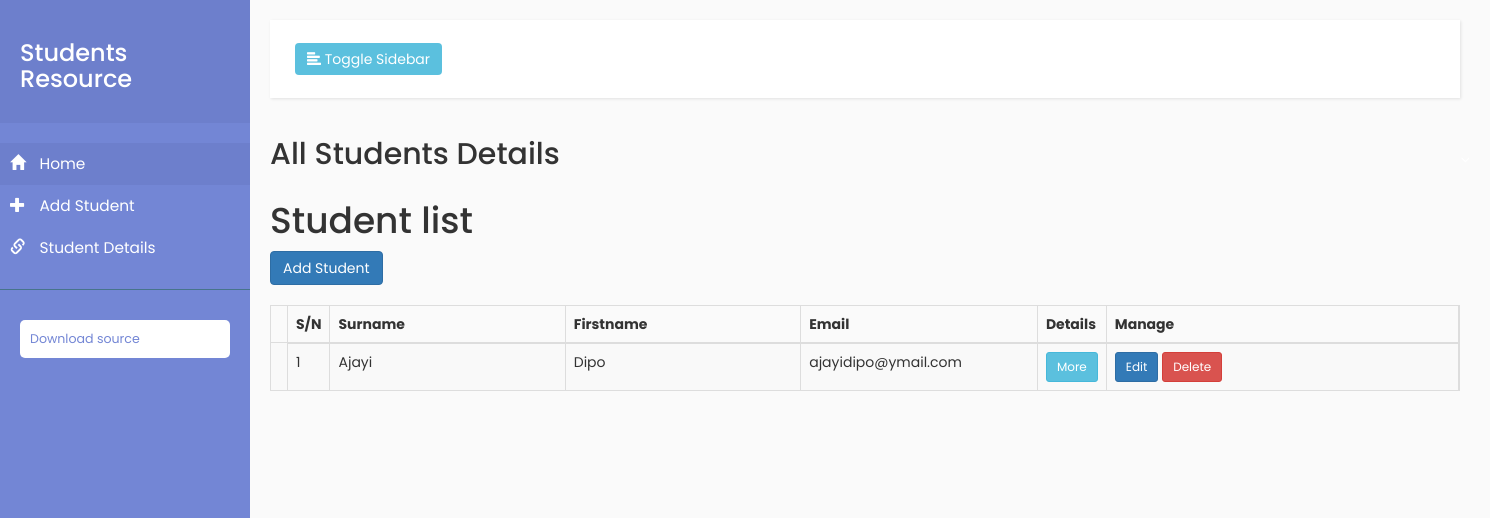
The page /students/all/ on the database as committed earlier.
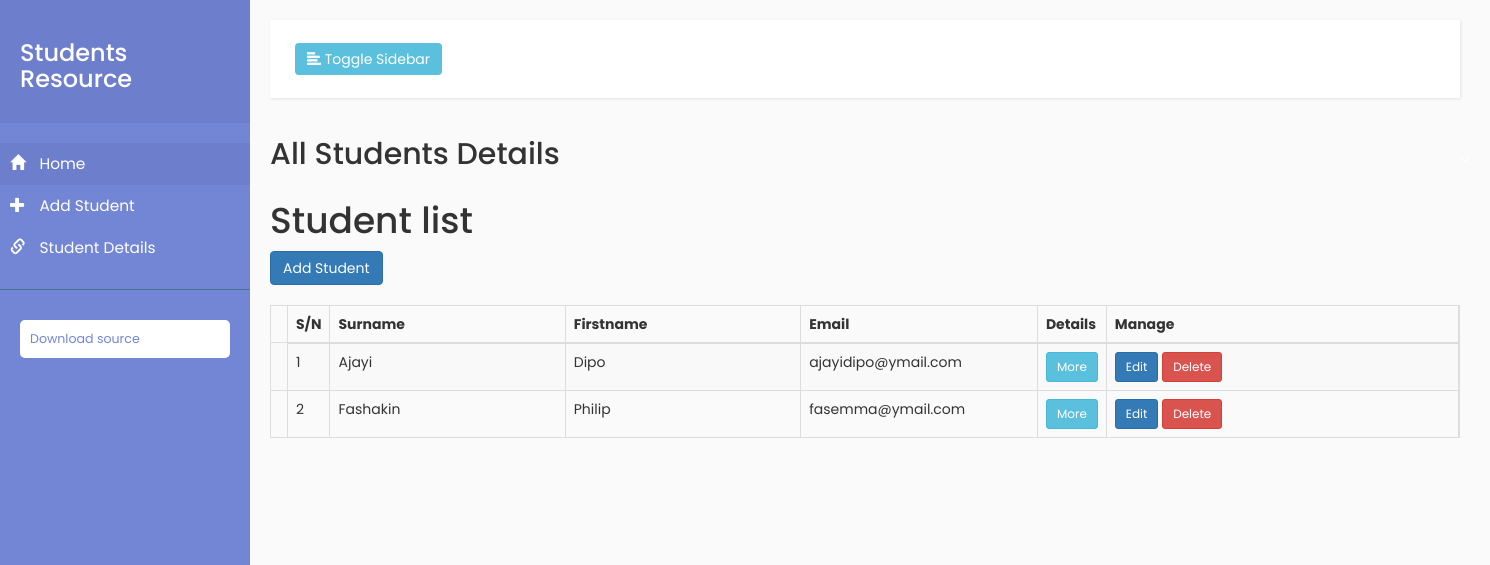
The same page on the database as committed later.
### crud_app/models.py (models this page shows, shortened)
class Student(models.Model):
    Surname = models.CharField(max_length=100)
    Firstname = models.CharField(max_length=100)
    Department = models.CharField(max_length=100)
    Level = models.IntegerField()
    email = models.EmailField(max_length=100, unique=True)
    age = models.IntegerField()
    Phone_number = models.CharField(max_length=15)

### crud_app/views.py (the view)
# urls.py: url(r'all/$', views.ListView.as_view(), name='all_list'),
class ListView(generic.ListView):
    template_name = 'crud_app/list_all.html'
    context_object_name = 'all_students'
    def get_queryset(self):
        return Student.objects.all().order_by('id')

### crud_app/templates/crud_app/list_all.html (shortened to what this page needs)
{% extends 'crud_app/base.html' %}
{% block h2 %} All Students Details {% endblock %}
{% block body %}
    <div class="container-fluid">
      <div class="row">
          <div>
            <h1 class="sub-header">Student list</h1>
            <div>
              <a class="btn btn-primary" href="{% url 'crud_app:student-add' %} ">Add Student</a></div>
            </div>
          <br>
          <div>
            <div class="table-responsive">
              <table class="table table-bordered table-hover table-striped" >
                <thead>
                <tr class="container">
                  <th width="1%">S/N</th>
                  <th width="20%">Surname</th>
                  <th width="20%">Firstname</th>
                  <th width="20%">Email</th>
                  <th width="5%">Details</th>
                  <th width="30%">Manage</th>
                </tr>
                </thead>
                <tbody>
                {% for student in object_list %}
                <tr>
                  <td></td>
                  <td>{{ forloop.counter }}</td>
                  <td>{{ student.Surname }}</td>
                  <td>{{ student.Firstname }}</td>
                  <td>{{ student.email}}</td>
                  <td>
                    <a class="btn btn-info btn-sm" href="{% url 'crud_app:detail' student.pk %} ">More</a>
                  </td>
                  <td>
                     <a class="btn btn-primary btn-sm" href="{% url 'crud_app:student-update' student.pk %} ">Edit</a>
                     <a class="btn btn-danger btn-sm" href="{% url 'crud_app:student-delete' student.pk %} ">Delete </a>
                  </td>
                {% endfor %}
                </tr>
                </tbody>
              </table>
              <br><br><br><br>
            </div>
          </div>
        </div>
      </div>
{% endblock %}

### crud_app/templates/crud_app/base.html (shortened to what this page needs)
<!DOCTYPE html>
<html>
    <head>
        {% load staticfiles %}
        <link rel="stylesheet" href="https://maxcdn.bootstrapcdn.com/bootstrap/3.3.7/css/bootstrap.min.css">
        <link rel="stylesheet" href="{% static 'crud_app/base.css' %}">
    </head>
    <body>
      <div class="wrapper">
            <nav id="sidebar">
                <div class="sidebar-header">
                    <h3>Students Resource</h3>
                </div>
                <ul class="list-unstyled components">
                    <li class="active">
                        <a href="{% url 'crud_app:index' %}" aria-expanded="false">
                            <i class="glyphicon glyphicon-home"></i>
                            Home</a>
                    </li>
                    <li>
                        <a href="{% url 'crud_app:student-add' %}">
                            <i class="glyphicon glyphicon-plus"></i>
                            Add Student
                        </a>
                    </li>
                    <li>
                        <a href="{% url 'crud_app:all_list' %}">
                            <i class="glyphicon glyphicon-link"></i>
                            Student Details
                        </a>
                    </li>
                </ul>
                <ul class="list-unstyled CTAs">
                    <li><a href="" class="download">Download source</a></li>
                </ul>
            </nav>
            <div id="content">
                <nav class="navbar navbar-default">
                    <div {% block div %}class="container"{% endblock %}>
                      <div class="navbar-header">
                            <button type="button" id="sidebarCollapse" class="btn btn-info navbar-btn">
                                <i class="glyphicon glyphicon-align-left"></i>
                                <span>Toggle Sidebar</span>
                            </button>
                        </div>
                    </div>
                </nav>
                <h2>{% block h2 %}Students{% endblock %}</h2>
                {% block body %}
                {% endblock%}
            </div>
        </div>
    </body>
</html>

### crud_app/static/crud_app/base.css (style rules this page uses)
body { font-family: 'Poppins', sans-serif; background: #fafafa; }
a, a:hover, a:focus { color: inherit; text-decoration: none; transition: all 0.3s; }
.navbar { padding: 15px 10px; background: #fff; border: none; border-radius: 0; margin-bottom: 40px; box-shadow: 1px 1px 3px rgba(0, 0, 0, 0.1); }
.navbar-btn { box-shadow: none; outline: none !important; border: none; }
i, span { display: inline-block; }
.wrapper { display: flex; align-items: stretch; }
#sidebar { min-width: 250px; max-width: 250px; background: #7386D5; color: #fff; transition: all 0.3s; }
#sidebar ul li a { text-align: left; }
#sidebar .sidebar-header { padding: 20px; background: #6d7fcc; }
#sidebar ul.components { padding: 20px 0; border-bottom: 1px solid #47748b; }
#sidebar ul li a { padding: 10px; font-size: 1.1em; display: block; }
#sidebar ul li a i { margin-right: 10px; }
#sidebar ul li.active > a, a[aria-expanded="true"] { color: #fff; background: #6d7fcc; }
a[aria-expanded="false"]::before, a[aria-expanded="true"]::before { content: '\e259'; display: block; position: absolute; right: 20px; font-family: 'Glyphicons Halflings'; font-size: 0.6em; }
ul.CTAs { padding: 20px; }
ul.CTAs a { text-align: center; font-size: 0.9em !important; display: block; border-radius: 5px; margin-bottom: 5px; }
a.download { background: #fff; color: #7386D5; }
#content { padding: 20px; min-height: 100vh; transition: all 0.3s; }

Rows that differ between the two databases and show on the page:
added Student: Surname "Fashakin", Firstname "Philip", email "fasemma@ymail.com"
